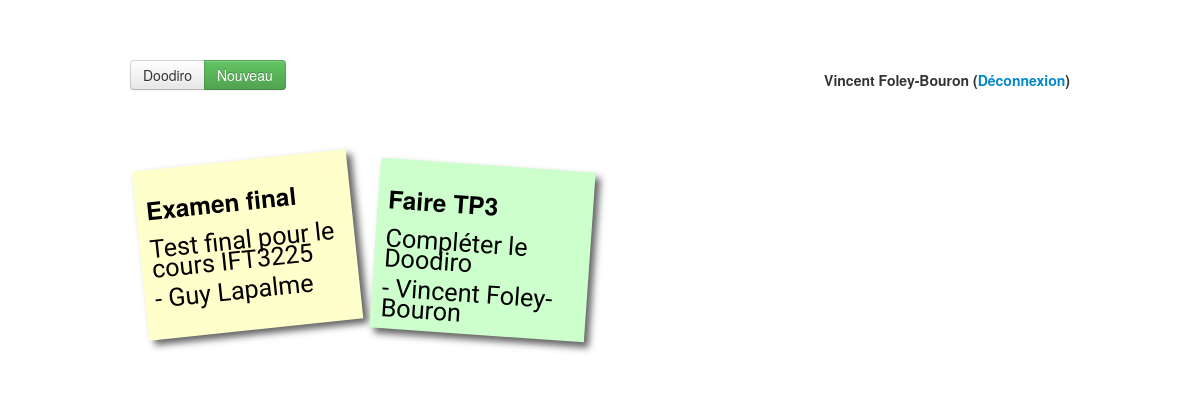
/index.php (signed in), run on the app's committed database.
### tables this page shows
CREATE TABLE IF NOT EXISTS `events` (
  `id` int(11) NOT NULL AUTO_INCREMENT,
  `organizer` int(11) NOT NULL,
  `name` varchar(100) NOT NULL,
  `description` varchar(255) NOT NULL,
  `type` enum('public','private') NOT NULL,
  `duration` int(2) NOT NULL,
  PRIMARY KEY (`id`),
  KEY `organizer` (`organizer`)
);

### classes/user.php (called while the page is built, shortened)
<?php
class User extends Database {
	public $id;
    public function events() {
    	$events = array();
        $mysqli = self::db_connect();
        $query = "select e.id, e.organizer, concat(u.firstname, ' ', u.lastname) as fullname, e.name, e.description, e.type, e.duration from events e, invitations i, users u where e.id = i.event_id and i.user_id = {$this->id} and e.organizer = u.id order by name";
        if ($stmt = $mysqli->query($query)) {
            while ($obj = $stmt->fetch_object()) {
                $events[] = new Event(array(
                	'id' => $obj->id,
                	'organizer' => $obj->organizer,
                	'organizer_name' => $obj->fullname,
                	'name' => $obj->name,
                    'description' => $obj->description,
                	'type' => $obj->type,
                    'duration' => $obj->duration
                	));
            }
            return $events;
        }
        else {
            die("Can't create statement: " . $mysqli->error);
        }
    }
}

### classes/event.php (called while the page is built, shortened)
<?php
class Event extends Database {
	public function __construct($array) {
		$this->id = $array['id'];
		$this->organizer_name = $array['organizer_name'];
		$this->name = $array['name'];
		$this->description = $array['description'];
	}
}

### content/list_event.php (the view)
<div class="container">
    <div class="row">
        <div class="span12">
            <ul class="sticky_notes">
                <?php foreach ($user->events() as $event): ?>
                <li>
                    <a href="?p=register_event&id=<?php echo $event->id ?>">
                        <h3><?php echo $event->name ?></h3>
                        <p><?php echo $event->description ?></p>
                        <p>- <?php echo $event->organizer_name ?></p>
                    </a>
                </li>
                <?php endforeach ?>
            </ul>
        </div>
    </div>
</div>

### index.php (shortened to what this page needs)
<?php
$user = $_SESSION['user'];
if(! isset($_GET['p'])) {
    $content = 'content/list_event.php';
}
else {
    $content = 'content/'.$_GET['p'].'.php';
}
?>
<!DOCTYPE html>
<html class="no-js">
    <head>
        <link rel="stylesheet" href="css/bootstrap.min.css">
        <link rel="stylesheet" href="http://code.jquery.com/ui/1.9.2/themes/base/jquery-ui.css" />
        <link rel="stylesheet" href="css/main.css">
    </head>
    <body>
        <div class="container" id="top-menu">
            <div class="row">
                <div class="span6">
                    <div class="btn-group">
                        <a class="btn" href="index.php">
                            Doodiro
                        </a>
                        <a class="btn btn-success" href="?p=new_event">
                            Nouveau
                        </a>
                    </div>
                </div>
                <div class="span6">
                    <h5 class="pull-right">
                        <?php echo $user->firstname ?> <?php echo $user->lastname ?>
                        (<a href="logout.php">Déconnexion</a>)
                    </h5>
                </div>
            </div>
        </div>
        <?php include($content); ?>
    </body>
</html>

### css/main.css (style rules this page uses)
#top-menu { margin-bottom: 40px; }
ul.sticky_notes, ul.sticky_notes li { list-style:none; }
ul.sticky_notes { margin: 0; }
ul.sticky_notes li a { text-decoration: none; color: #000; background: #ffc; display: block; height: 150px; width: 195px; padding: 10px; -webkit-box-shadow: 5px 5px 7px rgba(33,33,33,.7); box-shadow: 5px 5px 7px rgba(33,33,33,.7); -webkit-transition: -webkit-transform .15s linear; -moz-transition: -moz-transform .15s linear; -o-transition: -o-transform .15s linear; -ms-transition: -ms-transform .15s linear; transition: transform .15s linear; }
ul.sticky_notes li { margin: 20px 10px 40px 10px; float: left; }
ul.sticky_notes li p { font-family: "Reenie Beanie",arial,sans-serif; font-size: 180%; }
ul.sticky_notes li a { -webkit-transform: rotate(-6deg); -moz-transform: rotate(-6deg); -o-transform: rotate(-6deg); -ms-transform: rotate(-6deg); transform: rotate(-6deg); }
ul.sticky_notes li:nth-child(even) a { -webkit-transform: rotate(4deg); -moz-transform: rotate(4deg); -o-transform: rotate(4deg); -ms-transform: rotate(4deg); transform: rotate(4deg); background:#cfc; position: relative; top: 5px; }

### index.php (style rules this page uses)
body { padding-top: 60px; padding-bottom: 40px; }

### data on the page
events: name "Examen final", description "Test final pour le cours IFT3225", organizer_name "Guy Lapalme"
events: name "Faire TP3", description "Compléter le Doodiro", organizer_name "Vincent Foley-Bouron"

### other printed values
$user->firstname "Vincent"
$user->lastname "Foley-Bouron"
